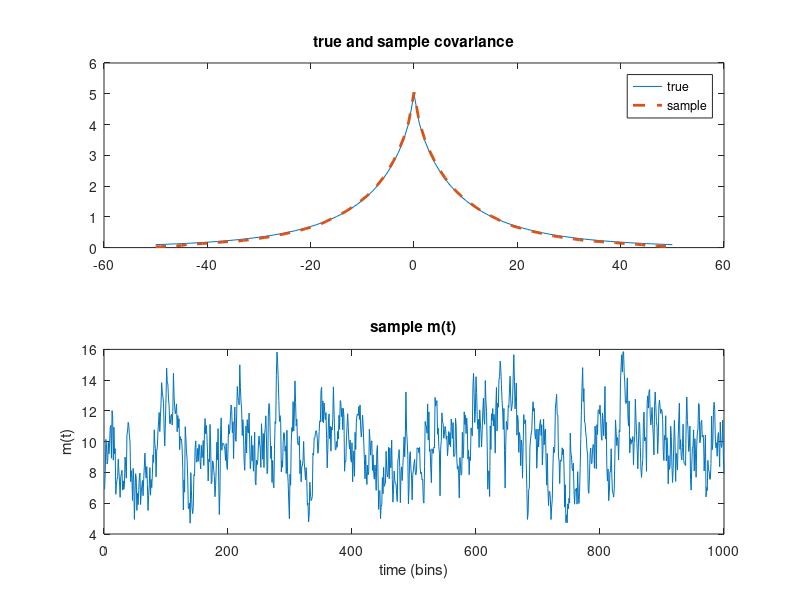

The MATLAB source for this figure:
% Simple script to illustrate efficient sampling from GP using the
% convolution theorem (i.e., in the fourier domain).

% Define true GP covariance function
rho = 5;  % prior variance of m
lm = 8; % length scale
pm = .75; % power  (note: only valid covariance function for p<=2)
kfun = @(x,r,l,p)(r*exp(-abs(x/l).^p)); % anonymous function for cov

% Define mean
mu = 10;

% Plot it 
%nlags = ceil(lm*4*.1)*10;  % number of lags for plotting purposes
nlags = 50;
xx = -nlags:nlags;
kfunplot = kfun(xx,rho,lm,pm);
subplot(211);
plot(xx,kfunplot);
title('true covariance'); xlabel('lag');

%% Make correlated noise with this covariance function
T = 1e5;  % make 100K samples

% Evaluate covariance function and take FFT
tvec = ([0:floor((T-1)/2),-ceil((T-1)/2):-1])';  % vector of time bins of length T
kf = (kfun(tvec,rho,lm,pm)); % covariance function of appropriate length
kfh = real(fft(kf)); % take fourier transform

% Generate sample
mt = real(ifft(sqrt(kfh).*fft(randn(T,1))))+mu; 

% Let's check its marginal statistics:
fprintf('mu: %.2f   sample mu: %.2f\n', mu, mean(mt));
fprintf('var: %.2f   sample var: %.2f\n', rho, var(mt));

% Compute autocovariance 
xcsamp = xcorr(mt-mean(mt),nlags, 'unbiased');

%% Make plots 

% Plot autocovariance
subplot(211);
h = plot(-nlags:nlags,kfunplot,-nlags:nlags,xcsamp, '--');
set(h(2), 'linewidth', 2);
legend('true', 'sample');
title('true and sample covariance');

% Plot  sample
subplot(212); nplot = 1000; 
plot(1:nplot,mt(1:nplot)); 
title('sample m(t)');
xlabel('time (bins)'); ylabel('m(t)');

